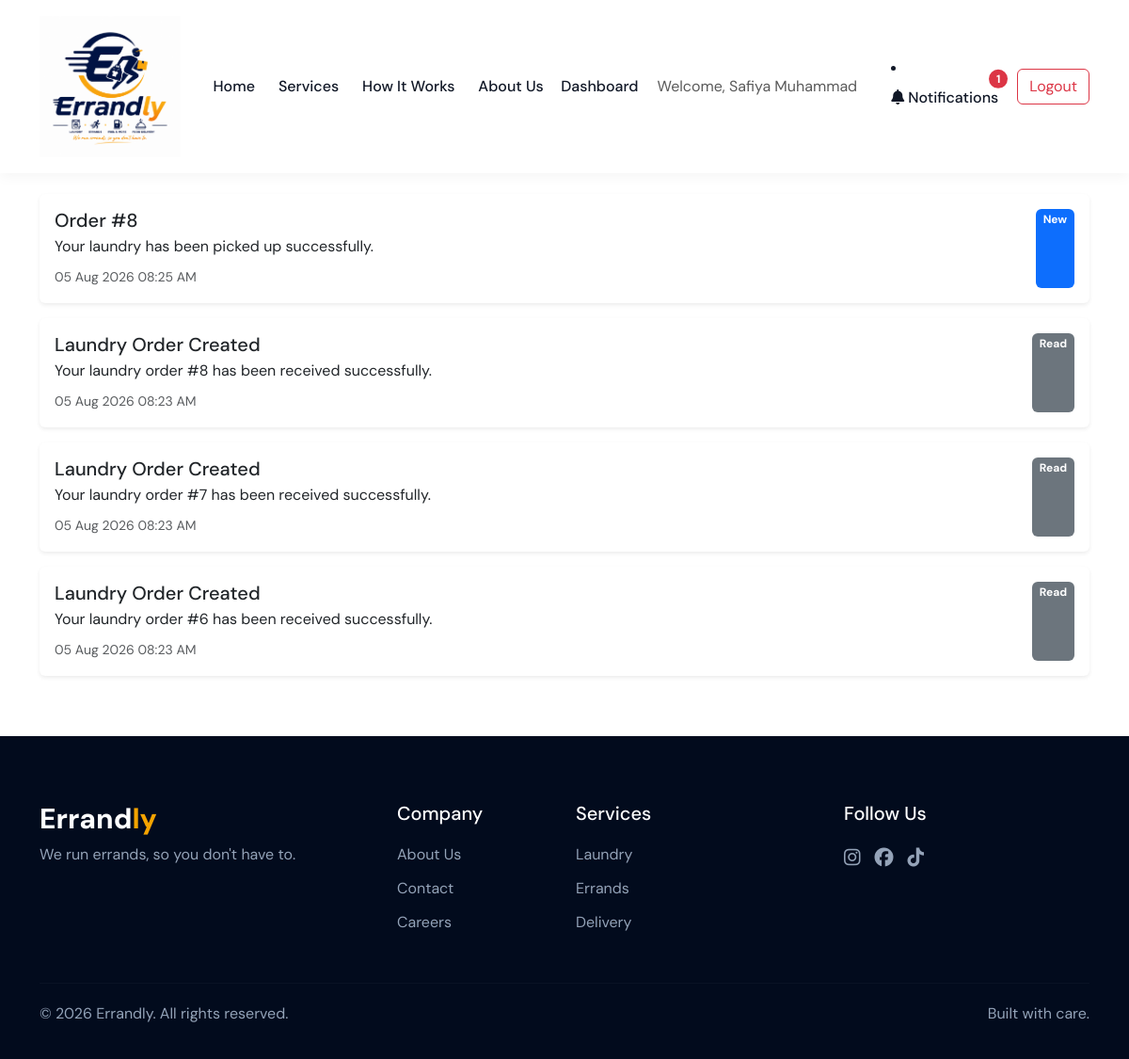
The app's page /notifications (signed in) with its own data.
### models.py (models this page shows)
class User(UserMixin, db.Model):
    __tablename__ = "users"
    id = db.Column(
        db.Integer,
        primary_key=True
    )
    name = db.Column(
        db.String(100),
        nullable=False
    )
    email = db.Column(
        db.String(120),
        unique=True,
        nullable=False
    )
    phone = db.Column(
        db.String(20),
        nullable=False
    )
    address = db.Column(
        db.String(250),
        nullable=False
    )
    password = db.Column(
        db.String(250),
        nullable=False
    )
    role = db.Column(
        db.String(20),
        nullable=False,
        default="customer"
    )
    notifications = db.relationship(
    "Notification",
    back_populates="user",
    cascade="all, delete-orphan"
)

class Notification(db.Model):
    __tablename__ = "notifications"
    id = db.Column(
        db.Integer,
        primary_key=True
    )
    user_id = db.Column(
        db.Integer,
        db.ForeignKey("users.id"),
        nullable=False
    )
    title = db.Column(
        db.String(150),
        nullable=False
    )
    message = db.Column(
        db.Text,
        nullable=False
    )
    is_read = db.Column(
        db.Boolean,
        default=False
    )
    created_at = db.Column(
        db.DateTime,
        default=datetime.utcnow
    )
    user = db.relationship(
        "User",
        back_populates="notifications"
    )

### app.py (the view)
@app.route("/notifications")
@login_required
def notifications():
    notifications = (
        Notification.query
        .filter_by(user_id=current_user.id)
        .order_by(Notification.created_at.desc())
        .all()
    )
    for notification in notifications:
        notification.is_read = True
    db.session.commit()
    return render_template(
        "notifications.html",
        notifications=notifications
    )

### app.py (called while the page is built)
@app.context_processor
def inject_notification_count():
    unread_count = 0
    if current_user.is_authenticated:
        unread_count = (
            Notification.query
            .filter_by(
                user_id=current_user.id,
                is_read=False
            )
            .count()
        )
    return dict(
        unread_notifications=unread_count
    )

@login_manager.user_loader
def load_user(user_id):
    return db.get_or_404(User, int(user_id))

### templates/notifications.html (shortened to what this page needs)
{% extends "base.html" %}
{% block content %}
<div class="container py-5 mt-5">
    <div class="d-flex justify-content-between align-items-center mb-4">
        <div>
            <h2>
            </h2>
            <p class="text-muted">
            </p>
        </div>
    </div>
    {% if notifications %}
        {% for notification in notifications %}
        <div class="card shadow-sm border-0 mb-3">
            <div class="card-body">
                <div class="d-flex justify-content-between">
                    <div>
                        <h5 class="mb-1">
                            {{ notification.title }}
                        </h5>
                        <p class="mb-2">
                            {{ notification.message }}
                        </p>
                        <small class="text-muted">
                            {{ notification.created_at.strftime("%d %b %Y %I:%M %p") }}
                        </small>
                    </div>
                    {% if notification.is_read %}
                        <span class="badge bg-secondary">
                            Read
                        </span>
                    {% else %}
                        <span class="badge bg-primary">
                            New
                        </span>
                    {% endif %}
                </div>
            </div>
        </div>
        {% endfor %}
    {% endif %}
</div>
{% endblock %}

### templates/base.html (shortened to what this page needs)
<!DOCTYPE html>
<html lang="en">
<head>
    <link href="https://cdn.jsdelivr.net/npm/bootstrap@5.3.3/dist/css/bootstrap.min.css"
        rel="stylesheet">
    <link rel="stylesheet"
        href="https://cdnjs.cloudflare.com/ajax/libs/font-awesome/6.5.2/css/all.min.css">
    <link rel="stylesheet"
        href="{{ url_for('static', filename='css/style.css') }}">
</head>
<body>
    <nav class="navbar navbar-expand-lg fixed-top">
        <div class="container">
            <a class="navbar-brand" href="{{ url_for('home') }}">
                <img src="{{ url_for('static', filename='images/errandly-logo.png') }}"
                     alt="Errandly Logo">
            </a>
            <div class="collapse navbar-collapse" id="mainNavbar">
                <ul class="navbar-nav mx-auto">
                    <li class="nav-item">
                        <a class="nav-link" href="#home">Home</a>
                    </li>
                    <li class="nav-item">
                        <a class="nav-link" href="#services">Services</a>
                    </li>
                    <li class="nav-item">
                        <a class="nav-link" href="#how-it-works">
                            How It Works
                        </a>
                    </li>
                    <li class="nav-item">
                        <a class="nav-link" href="#about">
                            About Us
                        </a>
                    </li>
                </ul>
                <div class="nav-actions">
                   {% if current_user.is_authenticated %}
                        <a href="{{ url_for('dashboard') }}"
                            class="nav-link">
                                Dashboard
                        </a>
                        <span class="navbar-text me-3">
                            Welcome, {{ current_user.name }}
                        </span>
                        <li class="nav-item">
                            <a
                                class="nav-link position-relative"
                                href="{{ url_for('notifications') }}"
                            >
                                <i class="fas fa-bell"></i>
                                Notifications
                                {% if unread_notifications > 0 %}
                                    <span
                                        class="position-absolute top-0 start-100 translate-middle badge rounded-pill bg-danger"
                                    >
                                        {{ unread_notifications }}
                                    </span>
                                {% endif %}
                            </a>
                        </li>
                        <a href="{{ url_for('logout') }}"
                        class="btn btn-outline-danger">
                            Logout
                        </a>
                    {% endif %}
                </div>
            </div>
        </div>
    </nav>
    {% block content %}
    {% endblock %}
    <footer class="footer">
        <div class="container">
            <div class="row gy-4">
                <div class="col-lg-4">
                    <h3 class="footer-logo">
                        Errand<span>ly</span>
                    </h3>
                    <p>
                        We run errands, so you don't have to.
                    </p>
                </div>
                <div class="col-lg-2 col-md-4">
                    <h5>Company</h5>
                    <a href="#about">About Us</a>
                    <a href="#">Contact</a>
                    <a href="#">Careers</a>
                </div>
                <div class="col-lg-3 col-md-4">
                    <h5>Services</h5>
                    <a href="#services">Laundry</a>
                    <a href="#services">Errands</a>
                    <a href="#services">Delivery</a>
                </div>
                <div class="col-lg-3 col-md-4">
                    <h5>Follow Us</h5>
                    <div class="social-links">
                        <a href="#">
                            <i class="fab fa-instagram"></i>
                        </a>
                        <a href="#">
                            <i class="fab fa-facebook"></i>
                        </a>
                        <a href="#">
                            <i class="fab fa-tiktok"></i>
                        </a>
                    </div>
                </div>
            </div>
            <hr>
            <div class="footer-bottom">
                <p>
                    © 2026 Errandly. All rights reserved.
                </p>
                <p>
                    Built with care.
                </p>
            </div>
        </div>
    </footer>
</body>
</html>

### static/css/style.css (style rules this page uses)
:root { --primary-color: #071d49; --secondary-color: #f5a400; --dark-color: #111827; --light-color: #f8fafc; --white: #ffffff; }
* { margin: 0; padding: 0; box-sizing: border-box; }
body { font-family: 'DM Sans', sans-serif; color: var(--dark-color); background-color: var(--white); }
.navbar { background-color: var(--white); padding: 12px 0; box-shadow: 0 2px 15px rgba(0, 0, 0, 0.05); transition: all 0.3s ease; }
.navbar-brand { display: flex; align-items: center; }
.navbar-brand img { width: 150px; height: auto; display: block; }
.navbar-nav { gap: 25px; }
.nav-link { color: var(--dark-color); font-weight: 500; padding: 8px 0 !important; position: relative; transition: 0.3s ease; }
.nav-link::after { content: ""; position: absolute; width: 0; height: 2px; background-color: var(--secondary-color); left: 0; bottom: 0; transition: width 0.3s ease; }
.nav-actions { display: flex; align-items: center; gap: 20px; }
.footer { padding: 70px 0 20px; background-color: #020b1d; color: var(--white); }
.footer-logo { font-size: 30px; font-weight: 800; }
.footer-logo span { color: var(--secondary-color); }
.footer p { color: #94a3b8; }
.footer h5 { margin-bottom: 20px; }
.footer a { display: block; color: #94a3b8; text-decoration: none; margin-bottom: 12px; }
.social-links { display: flex; gap: 15px; }
.social-links a { font-size: 20px; }
.footer hr { border-color: #1e293b; margin: 40px 0 20px; }
.footer-bottom { display: flex; justify-content: space-between; }

### records on screen
User: name "Safiya Muhammad"
Notification: title "Order #8", message "Your laundry has been picked up successfully.", created_at "05 Aug 2026 08:25 AM", is_read "New"
Notification: title "Laundry Order Created", message "Your laundry order #8 has been received successfully.", created_at "05 Aug 2026 08:23 AM", is_read "Read"
Notification: title "Laundry Order Created", message "Your laundry order #7 has been received successfully.", created_at "05 Aug 2026 08:23 AM", is_read "Read"
Notification: title "Laundry Order Created", message "Your laundry order #6 has been received successfully.", created_at "05 Aug 2026 08:23 AM", is_read "Read"

### other values on screen
{{ unread_notifications }} "1"
